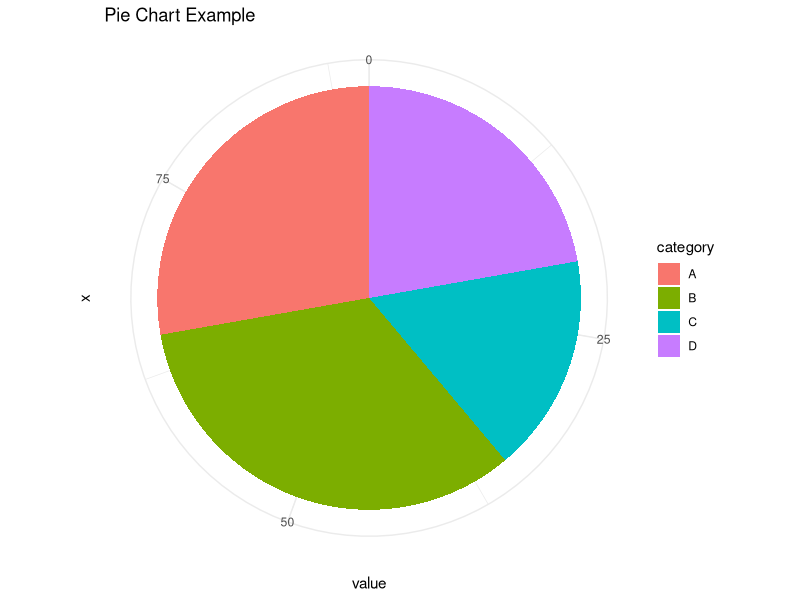

R code for this plot:

data <- data.frame(
  category = c("A", "B", "C", "D"),
  value = c(25, 30, 15, 20)
)

library(ggplot2)
pie_chart <- ggplot(data, aes(x = "", y = value, fill = category)) +
  geom_bar(stat = "identity") +
  coord_polar("y", start = 0) +
  labs(title = "Pie Chart Example") +
  theme_minimal() +
  theme(legend.position = "right")

print(pie_chart)
